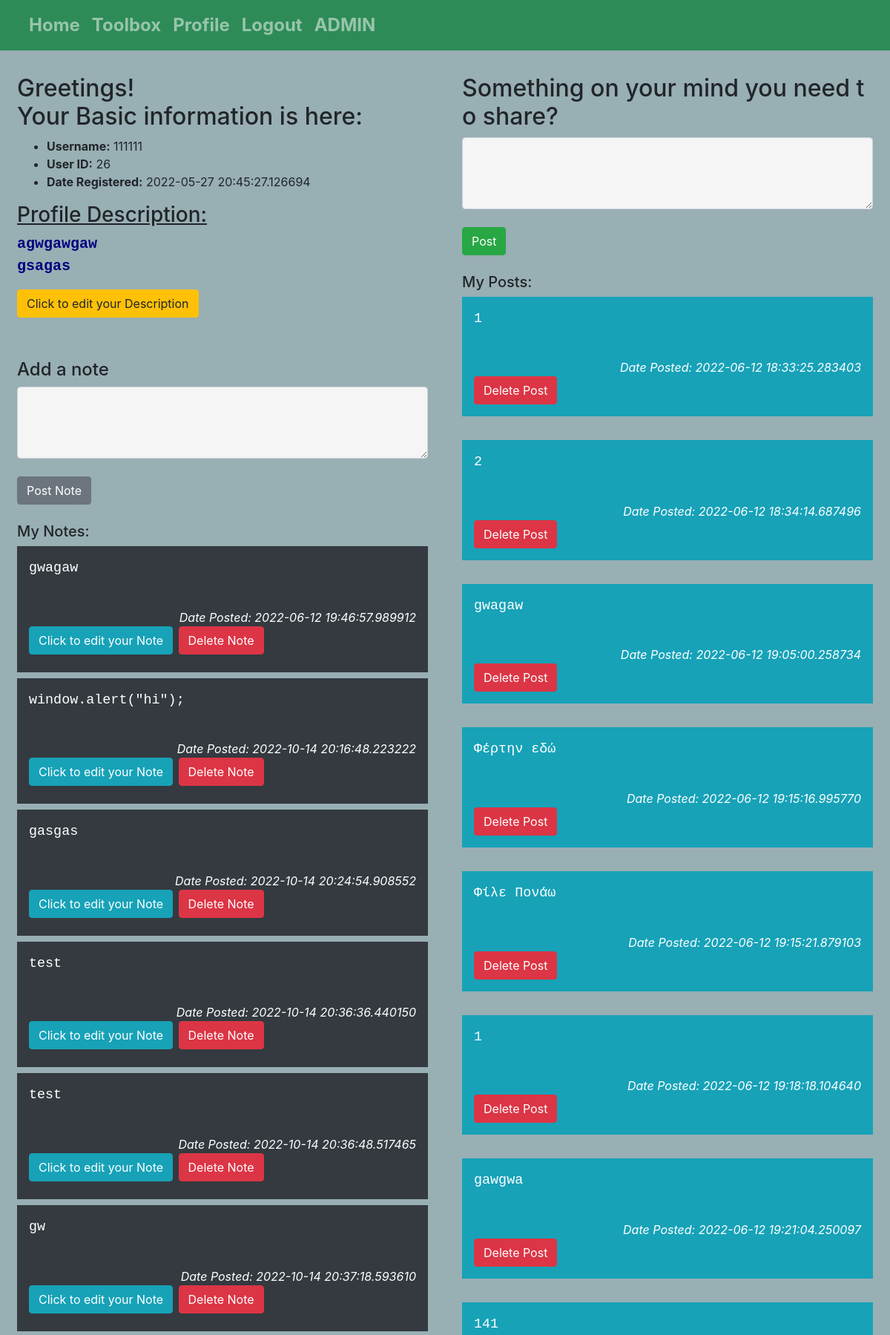
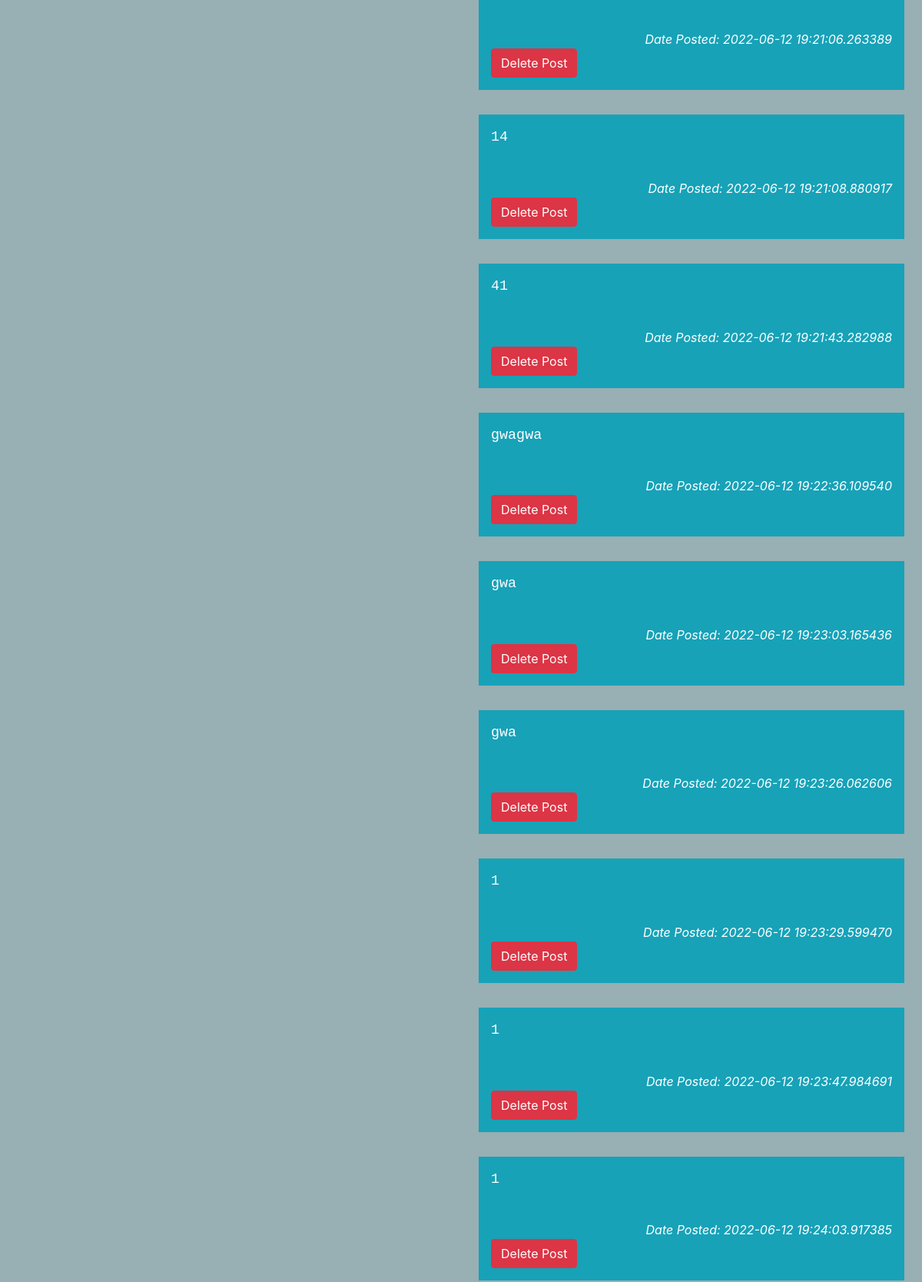
The app's page /profile/ (signed in, upper part) with its own data (2 pictures, top to bottom).
### app.py (models this page shows, shortened)
class User(db.Model, UserMixin):
    id = db.Column(db.Integer, primary_key=True)  # Unique Identifier for each table record (PRIMARY KEY)
    username = db.Column(db.String(50), nullable=False)
    password_hash = db.Column(db.String(128), nullable=False)
    date_created = db.Column(db.DateTime, default=datetime.utcnow)
    profiles = db.relationship('Profile', backref='user')
    @property
    def password(self):
        raise AttributeError('password is not a readable attribute!')

class Profile(db.Model):
    id = db.Column(db.Integer, primary_key=True)  # Unique Identifier for each table record (PRIMARY KEY)
    username = db.Column(db.String(50), nullable=False)
    description = db.Column(db.String(500))
    user_id = db.Column(db.Integer, db.ForeignKey("user.id"))

class Notes(db.Model):
    id = db.Column(db.Integer, primary_key=True)
    username = db.Column(db.String(50), nullable=False)
    content = db.Column(db.String(250))
    date_created = db.Column(db.DateTime, default=datetime.utcnow)

class Posts(db.Model):
    id = db.Column(db.Integer, primary_key=True)
    username = db.Column(db.String(50), nullable=False)
    content = db.Column(db.String(250))
    date_created = db.Column(db.DateTime, default=datetime.utcnow)

### app.py (the view, shortened to what this page needs)
@app.route('/profile/', methods=['POST','GET','PUT'])
@login_required
def profile():
    user = User.query.filter_by(username=current_user.username).first()
    profile_found = Profile.query.filter_by(username=user.username, user=user).first()
    description = None
    form_description = DescriptionForm()
    mynote = None
    form_note = NoteForm()
    mypost = None
    form_post = PostForm()
    update_mynote = None
    form_updatenote = UpdateNoteForm()
    if profile_found:
        pass
    else:
        profile_add = Profile(username=user.username, user=user)
        db.session.add(profile_add)
        db.session.commit()
    id = current_user.id
    description0 = 'null'
    posts = 'null'
    myposts = Posts.query.filter_by(username=user.username).all()
    notes = 'null'
    mynotes = Notes.query.filter_by(username=user.username).all()
    if profile_found:
        id = profile_found.user.id
        if profile_found.description is not None:
            description0 = profile_found.description
            form_description.description.data = description0 # Setting the default value in update description to be our description
    if myposts:
        posts = myposts
    if mynotes:
        notes = mynotes
    return render_template('profile.html', id = id, profile_found = profile_found, description0 = description0, posts = posts, notes = notes,
                           description = description,
                           form_description = form_description,
                           mynote = mynote,
                           form_note = form_note,
                           mypost = mypost,
                           form_post = form_post,
                           update_mynote = update_mynote,
                           form_updatenote = form_updatenote
                           )

### forms.py
class DescriptionForm(FlaskForm):
    description = TextAreaField("Description", render_kw={"rows": 5, "cols": 32}, validators=[DataRequired()])
    submit = SubmitField("Update Description")

class NoteForm(FlaskForm):
    mynote = TextAreaField("Track a Note:", render_kw={"rows": 3, "cols": 32}, validators=[DataRequired()])
    submit = SubmitField("Post Note")

### app.py (called while the page is built)
@login_manager.user_loader
def load_user(user_id):
    return User.query.get(int(user_id))

### templates/profile.html (shortened to what this page needs)
{% extends 'template_to_inherit.html' %}
{% block body %}
{% if current_user.is_authenticated %}
{% if id == current_user.id %}
<div class="container-fluid">
    <div class="row" >
        <div class="col m-2" class="split left" id = "profile0" >
            <h2>Greetings!<br> Your Basic information is here: </h2>
               <ul>
                   <li> <strong>Username:</strong> {{ current_user.username }}</li>
                   <li> <strong>User ID:</strong> {{ current_user.id }}</li>
                   <li> <strong>Date Registered:</strong> {{ current_user.date_created }}</li>
               </ul>
            {% if description0 == 'null' %}
                <h4>Add a short profile descriptions below:</h4>
                <!--
                <form action="/profile/" method="POST">
                    <label for="description"></label>
                    <textarea id="description" cols="40" rows="10" placeholder="Please write a short description"></textarea>
                    <br>
                    <input type="submit" value="Update Description">
                </form> -->
                <form action="/profile/" method="POST">
                    {{ form_description.hidden_tag() }}
    <!--
                    {{ form_description.description.label(
                    class='form-label') }}
                    </br>
    -->
                    {{ form_description.description(
                    class='form-control') }}
                    </br>
                    {{ form_description.submit(
                    class='btn btn-primary') }}
                </form>
            {% else %}
                <h3 style="text-decoration: underline;">Profile Description: </h3>
                <pre style="font-size: 125%; color: navy;"><strong>{{ description0 }}</strong></pre>
                <h3>
                    <button class="btn btn-warning" type="button" data-toggle="collapse" data-target="#update_desc" aria-expanded="false" aria-controls="toggle_description">
                        Click to edit your Description
                    </button>
                </h3>
            {% endif %}
            <br>
            <br>
            <h4>Add a note</h4>
            <form action="/profile/" method="POST">
                {{ form_note.mynote(
                class='form-control') }}
                {{ form_note.submit(
                class='btn btn-secondary') }}
            </form>
            {% if notes != 'null' %}
            <br>
            <h5>My Notes:</h5>
                {% for note in notes %}
                <div class="p-3 mb-2 bg-dark text-white">
                    <pre>{{ note.content }}</pre><br>
                    <div class="float-end" style="text-align: right;"><em>Date Posted: {{ note.date_created }}</em></div>
                    <h3>
                        <button class="btn btn-info" type="button" data-toggle="collapse" data-target="#update_note" aria-expanded="false" aria-controls="toggle_note">
                        Click to edit your Note
                        </button>
                        <a class="btn btn-danger" href="/notes/delete/{{note.id}}" onclick="return confirm('Are you sure you want to delete this note?');">Delete Note</a>
                    </h3>
                </div>
                {% endfor %}
            {% endif %}
        </div>
        <div class="col m-2" class="split right" id ="myposts0">
            <h2> Something on your mind you need to share? </h2>
            <form action="/profile/" method="POST">
                {{ form_post.mypost(
                class='form-control') }}
                {{ form_post.submit(
                class='btn btn-success') }}
            </form>
            {% if posts != 'null' %}
                <br>
                <h5>My Posts:</h5>
                {% for post in posts %}
                <div class="p-3 mb-2 bg-info text-white">
                    <pre>{{ post.content }}</pre><br>
                    <div class="float-end" style="text-align: right;"><em>Date Posted: {{ post.date_created }}</em></div>
                    <a class="btn btn-danger" href="/posts/delete/{{post.id}}" onclick="return confirm('Are you sure you want to delete this post?');">Delete Post</a>
                </div>
                <br>
                {% endfor %}
            {% endif %}
        </div>
    </div>
</div>
{% endif %}
{% endif %}
{% endblock %}

### records on screen
User: username "111111", id "26", date_created "2022-05-27 20:45:27.126694"
Profile: description "agwgawgaw gsagas"
Notes: content "gwagaw", date_created "2022-06-12 19:46:57.989912"
Notes: content "window.alert(\"hi\");", date_created "2022-10-14 20:16:48.223222"
Notes: content "gasgas", date_created "2022-10-14 20:24:54.908552"
Notes: content "test", date_created "2022-10-14 20:36:36.440150"
Notes: content "test", date_created "2022-10-14 20:36:48.517465"
Notes: content "gw", date_created "2022-10-14 20:37:18.593610"
Posts: content "1", date_created "2022-06-12 18:33:25.283403"
Posts: content "2", date_created "2022-06-12 18:34:14.687496"
Posts: content "gwagaw", date_created "2022-06-12 19:05:00.258734"
Posts: content "Φέρτην εδώ", date_created "2022-06-12 19:15:16.995770"
Posts: content "Φίλε Πονάω", date_created "2022-06-12 19:15:21.879103"
Posts: content "1", date_created "2022-06-12 19:18:18.104640"
Posts: content "gawgwa", date_created "2022-06-12 19:21:04.250097"
Posts: content "141", date_created "2022-06-12 19:21:06.263389"
Posts: content "14", date_created "2022-06-12 19:21:08.880917"
Posts: content "41", date_created "2022-06-12 19:21:43.282988"
Posts: content "gwagwa", date_created "2022-06-12 19:22:36.109540"
Posts: content "gwa", date_created "2022-06-12 19:23:03.165436"
Posts: content "gwa", date_created "2022-06-12 19:23:26.062606"
Posts: content "1", date_created "2022-06-12 19:23:29.599470"
Posts: content "1", date_created "2022-06-12 19:23:47.984691"
Posts: content "1", date_created "2022-06-12 19:24:03.917385"
